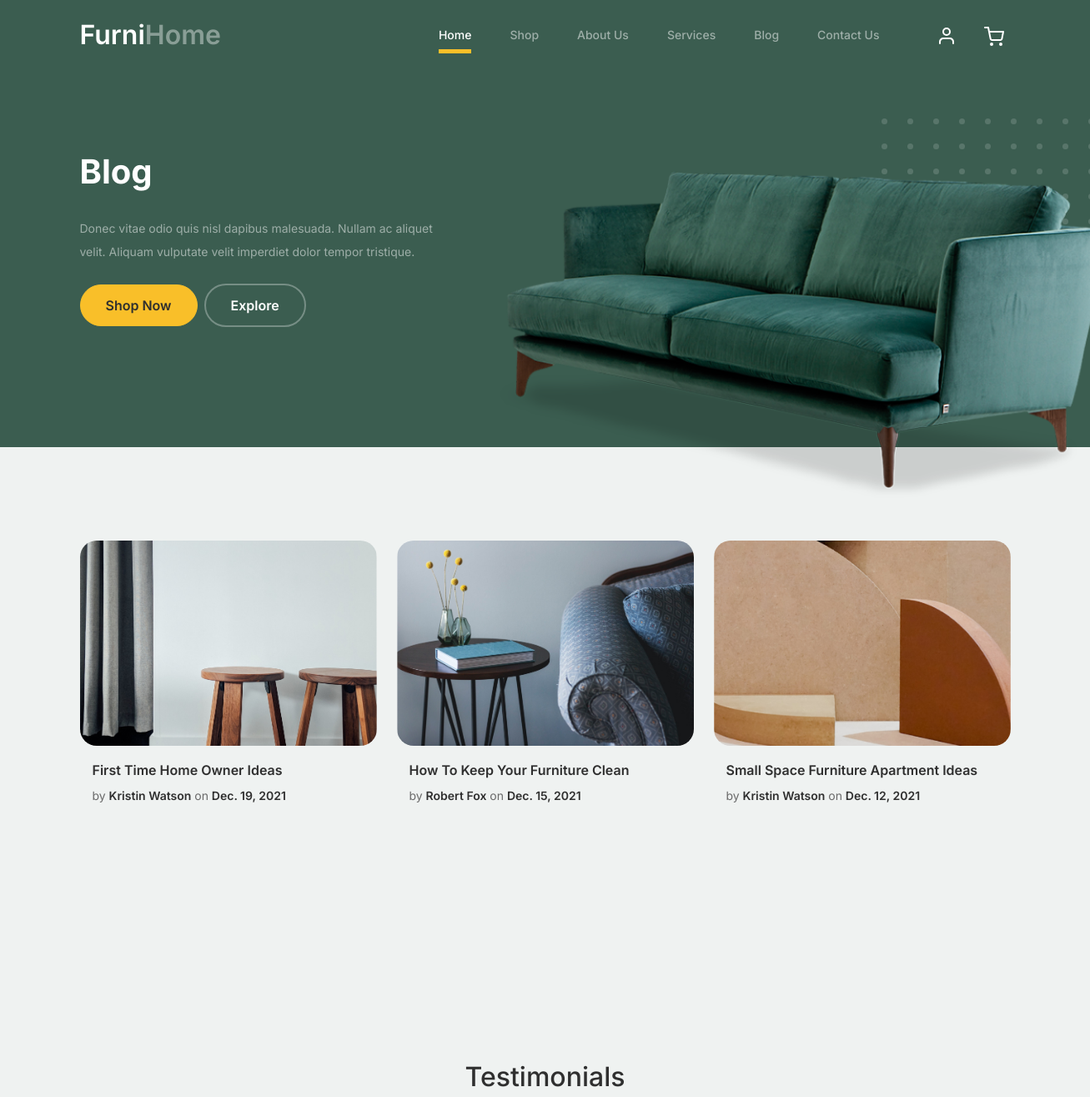
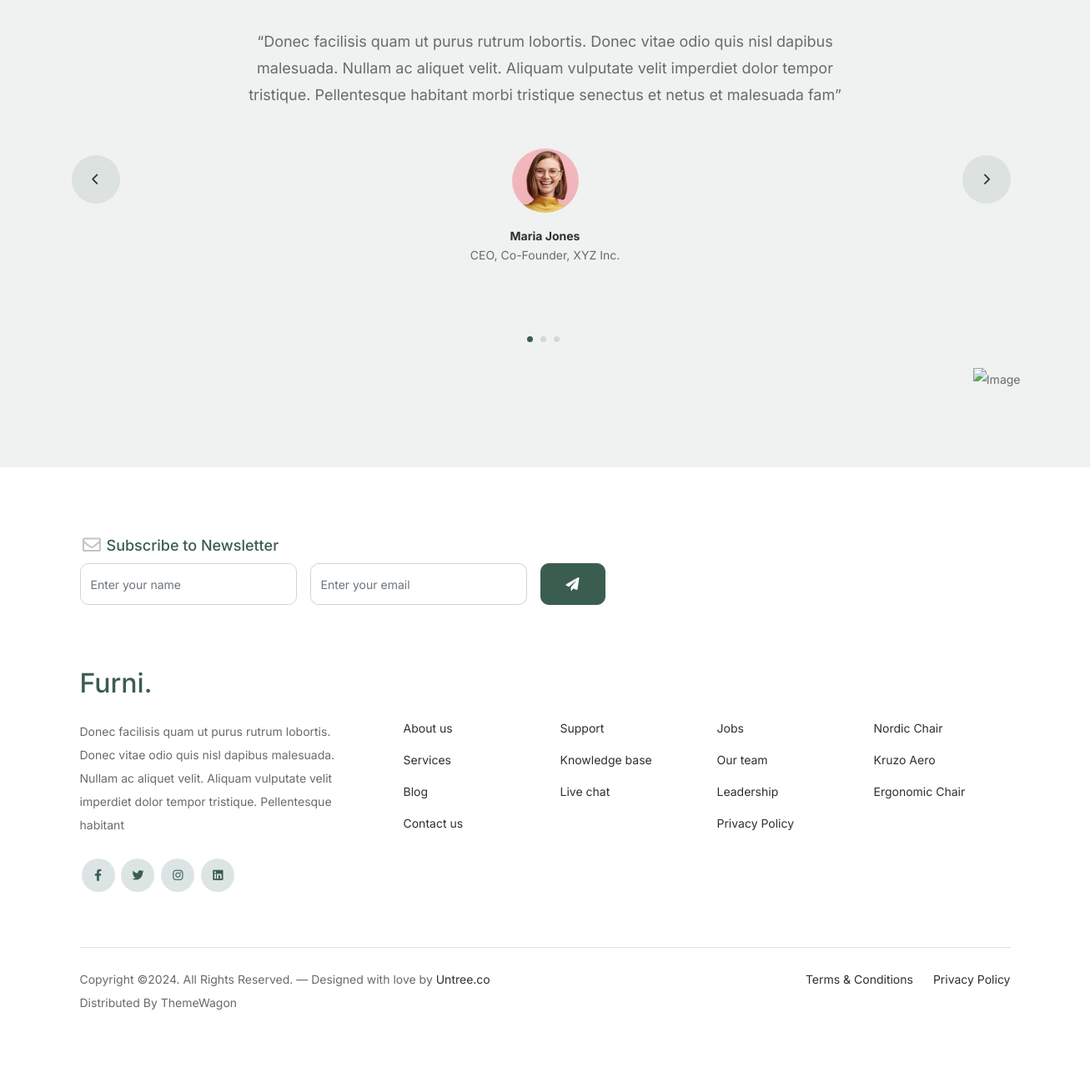
Screenshot of /blog/ with the database file from the repository (2 pictures, top to bottom).
### furnitureapp/models.py (models this page shows, shortened)
class Menu(models.Model):
    image = models.ImageField(upload_to='Menu/')

class PostBlog(models.Model):
    title = models.CharField(max_length=200)
    author = models.CharField(max_length=100)
    date = models.DateField()
    image = models.ImageField(upload_to='post_blogs/')

class Testimonial(models.Model):
    name = models.CharField(max_length=255)
    position = models.CharField(max_length=255)
    image = models.ImageField(upload_to='testimonials/')
    text = models.TextField()

### furnitureapp/views.py (the view)
# urls.py: 2. Add a URL to urlpatterns:  path('blog/', include('blog.urls'))
def blog(request):
    menu = Menu.objects.all()
    postblog = PostBlog.objects.order_by('-date')[:20]
    testimonial = Testimonial.objects.all()
    return render(request, 'blog.html', context={
        'menu': menu,
        'postblog': postblog,
        'testimonial': testimonial
    })

### templates/blog.html
{% extends 'Base/base.html' %}
{% block start %}
			<div class="hero">
				<div class="container">
					<div class="row justify-content-between">
						<div class="col-lg-5">
							<div class="intro-excerpt">
								<h1>Blog</h1>
								<p class="mb-4">Donec vitae odio quis nisl dapibus malesuada. Nullam ac aliquet velit. Aliquam vulputate velit imperdiet dolor tempor tristique.</p>
								<p><a href="" class="btn btn-secondary me-2">Shop Now</a><a href="#" class="btn btn-white-outline">Explore</a></p>
							</div>
						</div>
						{% for i in menu %}
						<div class="col-lg-7">
							<div class="hero-img-wrap">
								<img src="{{ i.image.url }}" class="img-fluid">
							</div>
						</div>
						{% endfor %}
					</div>
				</div>
			</div>
			<div class="blog-section">
				<div class="container">
					<div class="row">
						{% for i in postblog %}
						<div class="col-12 col-sm-6 col-md-4 mb-4 mb-md-0">
							<div class="post-entry">
								<a href="#" class="post-thumbnail">
									<img src="{{ i.image.url }}" alt="{{ i.title }}" class="img-fluid">
								</a>
								<div class="post-content-entry">
									<h3><a href="#">{{ i.title }}</a></h3>
									<div class="meta">
										<span>by <a href="#">{{ i.author }}</a></span>
										<span>on <a href="#">{{ i.date }}</a></span>
									</div>
								</div>
							</div>
						</div>
						{% endfor %}
					</div>
				</div>
			</div>
		<div class="testimonial-section before-footer-section">
			<div class="container">
				<div class="row">
					<div class="col-lg-7 mx-auto text-center">
						<h2 class="section-title">Testimonials</h2>
					</div>
				</div>
				<div class="row justify-content-center">
					<div class="col-lg-12">
						<div class="testimonial-slider-wrap text-center">
							<div id="testimonial-nav">
								<span class="prev" data-controls="prev"><span class="fa fa-chevron-left"></span></span>
								<span class="next" data-controls="next"><span class="fa fa-chevron-right"></span></span>
							</div>
							<div class="testimonial-slider">
								{% for i in testimonial %}
								<div class="item">
									<div class="row justify-content-center">
										<div class="col-lg-8 mx-auto">
											<div class="testimonial-block text-center">
												<blockquote class="mb-5">
													<p>&ldquo;{{ i.text }}&rdquo;</p>
												</blockquote>
												<div class="author-info">
													<div class="author-pic">
														<img src="{{ i.image.url }}" alt="Maria Jones" class="img-fluid">
													</div>
													<h3 class="font-weight-bold">{{ i.name }}</h3>
													<span class="position d-block mb-3">{{ i.position }}</span>
												</div>
											</div>
										</div>
									</div>
								</div>
								{% endfor %}
							</div>
						</div>
					</div>
				</div>
			</div>
		</div>
{% endblock %}

### static/css/tiny-slider.css (style rules this page uses)
.tns-slider { -webkit-transition:all 0s;-moz-transition:all 0s;transition:all 0s }
.tns-slider>.tns-item { -webkit-box-sizing:border-box;-moz-box-sizing:border-box;box-sizing:border-box }
.tns-horizontal.tns-subpixel { white-space:nowrap }
.tns-horizontal.tns-subpixel>.tns-item { display:inline-block;vertical-align:top;white-space:normal }

### static/css/style.css (style rules this page uses)
body { overflow-x: hidden; position: relative; }
body { font-family: "Inter", sans-serif; font-weight: 400; line-height: 28px; color: #6a6a6a; font-size: 14px; background-color: #eff2f1; }
a { text-decoration: none; -webkit-transition: .3s all ease; -o-transition: .3s all ease; transition: .3s all ease; color: #2f2f2f; text-decoration: underline; }
.hero { background: #3b5d50; padding: calc(4rem - 30px) 0 0rem 0; }
@media (min-width: 768px) { .hero { padding: calc(4rem - 30px) 0 4rem 0; } }
@media (min-width: 992px) { .hero { padding: calc(8rem - 30px) 0 8rem 0; } }
.hero .intro-excerpt { position: relative; z-index: 4; }
@media (min-width: 992px) { .hero .intro-excerpt { max-width: 450px; } }
.hero h1 { font-weight: 700; color: #ffffff; margin-bottom: 30px; }
.hero p { color: rgba(255, 255, 255, 0.5); margin-botom: 30px; }
.hero .hero-img-wrap { position: relative; }
.hero .hero-img-wrap img { position: relative; top: 0px; right: 0px; z-index: 2; max-width: 780px; left: -20px; }
@media (min-width: 768px) { .hero .hero-img-wrap img { right: 0px; left: -100px; } }
@media (min-width: 992px) { .hero .hero-img-wrap img { left: 0px; top: -80px; position: absolute; right: -50px; } }
@media (min-width: 1200px) { .hero .hero-img-wrap img { left: 0px; top: -80px; right: -100px; } }
.hero .hero-img-wrap:after { content: ""; position: absolute; width: 255px; height: 217px; background-image: url("../images/dots-light.svg"); background-size: contain; background-repeat: no-repeat; right: -100px; top: -0px; }
@media (min-width: 1200px) { .hero .hero-img-wrap:after { top: -40px; } }
.btn { font-weight: 600; padding: 12px 30px; border-radius: 30px; color: #ffffff; background: #2f2f2f; border-color: #2f2f2f; }
.btn.btn-secondary { color: #2f2f2f; background: #f9bf29; border-color: #f9bf29; }
.btn.btn-white-outline { background: transparent; border-width: 2px; border-color: rgba(255, 255, 255, 0.3); }
.section-title { color: #2f2f2f; }
.testimonial-section { padding: 3rem 0 7rem 0; }
.testimonial-slider-wrap { position: relative; }
.testimonial-slider-wrap .item .testimonial-block blockquote { font-size: 16px; }
@media (min-width: 768px) { .testimonial-slider-wrap .item .testimonial-block blockquote { line-height: 32px; font-size: 18px; } }
.testimonial-slider-wrap .item .testimonial-block .author-info .author-pic { margin-bottom: 20px; }
.testimonial-slider-wrap .item .testimonial-block .author-info .author-pic img { max-width: 80px; border-radius: 50%; }
.testimonial-slider-wrap .item .testimonial-block .author-info h3 { font-size: 14px; font-weight: 700; color: #2f2f2f; margin-bottom: 0; }
.testimonial-slider-wrap #testimonial-nav { position: absolute; top: 50%; z-index: 99; width: 100%; display: none; }
@media (min-width: 768px) { .testimonial-slider-wrap #testimonial-nav { display: block; } }
.testimonial-slider-wrap #testimonial-nav > span { cursor: pointer; position: absolute; width: 58px; height: 58px; line-height: 58px; border-radius: 50%; background: rgba(59, 93, 80, 0.1); color: #2f2f2f; -webkit-transition: .3s all ease; -o-transition: .3s all ease; transition: .3s all ease; }
.testimonial-slider-wrap #testimonial-nav .prev { left: -10px; }
.testimonial-slider-wrap #testimonial-nav .next { right: 0; }
.before-footer-section { padding: 7rem 0 12rem 0 !important; }
.blog-section { padding: 7rem 0 12rem 0; }
.blog-section .post-entry a { text-decoration: none; }
.blog-section .post-entry .post-thumbnail { display: block; margin-bottom: 20px; }
.blog-section .post-entry .post-thumbnail img { border-radius: 20px; -webkit-transition: .3s all ease; -o-transition: .3s all ease; transition: .3s all ease; }
.blog-section .post-entry .post-content-entry { padding-left: 15px; padding-right: 15px; }
.blog-section .post-entry .post-content-entry h3 { font-size: 16px; margin-bottom: 0; font-weight: 600; margin-bottom: 7px; }
.blog-section .post-entry .post-content-entry .meta { font-size: 14px; }
.blog-section .post-entry .post-content-entry .meta a { font-weight: 600; }
.btn { margin-right: 5px; }

### rows the page displays
Menu: image (picture)
PostBlog: image (picture), title "First Time Home Owner Ideas", author "Kristin Watson", date "Dec. 19, 2021"
PostBlog: image (picture), title "How To Keep Your Furniture Clean", author "Robert Fox", date "Dec. 15, 2021"
PostBlog: image (picture), title "Small Space Furniture Apartment Ideas", author "Kristin Watson", date "Dec. 12, 2021"
Testimonial: text "Donec facilisis quam ut purus rutrum lobortis. Donec vitae odio quis nisl dapibus malesuada. Nullam ac aliquet velit. Aliquam vulputate velit imperdiet dolor tempor tristique. Pellentesque habitant morbi tristique senectus et netus et malesuada fam", image (picture), name "Maria Jones", position "CEO, Co-Founder, XYZ Inc."
